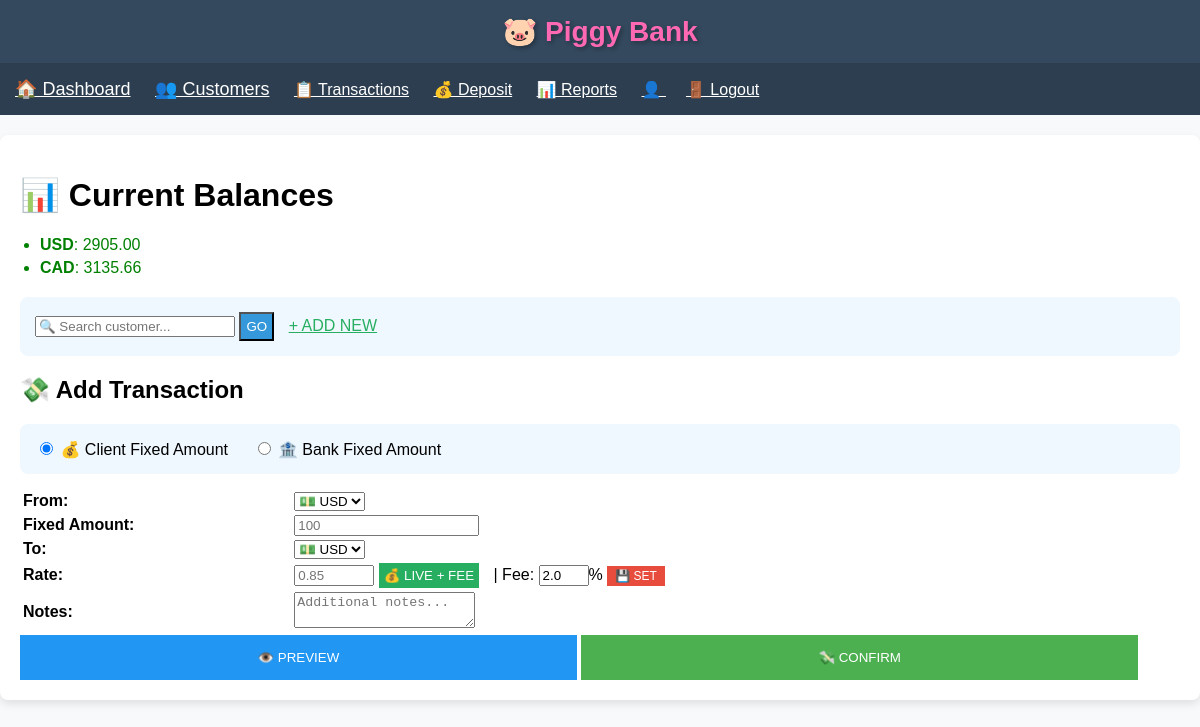
Screenshot of / (signed in) with the database file from the repository.
### app.py (models this page shows)
class Transaction(db.Model):
    id = db.Column(db.Integer, primary_key=True)
    date = db.Column(db.DateTime, default=datetime.utcnow)
    from_currency = db.Column(db.String(3), nullable=False)
    to_currency = db.Column(db.String(3), nullable=False)
    from_amount = db.Column(db.Float, nullable=False)
    to_amount = db.Column(db.Float, nullable=False)
    exchange_rate = db.Column(db.Float, nullable=False)
    notes = db.Column(db.Text, nullable=True)
    client_id = db.Column(db.Integer, db.ForeignKey('client.id'), nullable=False)  # ✅ CHANGED!

### app.py (the view, shortened to what this page needs)
@app.route('/', methods=['GET', 'POST'])
def index():
    if 'user_id' not in session:
        return redirect(url_for('login'))
    current_fee = round(FEE_PERCENTAGE * 100, 1)
    selected_client = Client.query.get(session.get('selected_client_id'))
    balances = get_balances()
    return render_template('index.html', balances=balances, current_fee=current_fee, client=selected_client)

### app.py (called while the page is built)
def get_balances():
    if 'user_id' not in session:
        return {}
    client_id = session.get('selected_client_id')
    if session.get('is_admin') and not client_id:
        transactions = Transaction.query.all()
    else:
        if not client_id:
            return {}
        transactions = Transaction.query.filter_by(client_id=client_id).all()
    balances = {}
    for tx in transactions:
        balances[tx.from_currency] = balances.get(tx.from_currency, 0) - tx.from_amount
        balances[tx.to_currency] = balances.get(tx.to_currency, 0) + tx.to_amount
    return balances

### templates/index.html (shortened to what this page needs)
{% extends "base.html" %}
{% block content %}
<h1>📊 Current Balances</h1>
<div class="balances">
    {% if balances %}
        <ul style="padding-left: 20px;">
            {% for currency, amount in balances.items() %}
                <li style="color: {% if amount >= 0 %}green{% else %}red{% endif %}; margin: 5px 0;">
                    <strong>{{ currency }}</strong>: {{ "%.2f"|format(amount) }}
                </li>
            {% endfor %}
        </ul>
    {% else %}
        <p>No transactions yet!</p>
    {% endif %}
</div>
<div style="background:#f0f8ff; padding:15px; border-radius:8px; margin:20px 0;">
    {% if client %}
        <strong>👥 Customer:</strong>
        <span style="color:green;">
            <strong>{{ client.first_name }} {{ client.last_name }}</strong><br>
            <small>{{ client.phone }} | {{ client.apartment|default('') }} {{ client.civic_number }} {{ client.street }}<br>
            {{ client.city }}, {{ client.province }} {{ client.postal_code }}</small>
        </span> ✅
        <a href="{{ url_for('customers') }}" style="color:blue; margin-left:10px;">[Change Customer]</a>
    {% else %}
        <form method="GET" action="{{ url_for('customers') }}" style="display:inline;">
            <input type="text" name="search" placeholder="🔍 Search customer..." style="width:200px;">
            <button type="submit" style="padding:5px; background:#3498db; color:white;">GO</button>
        </form>
        <a href="{{ url_for('customers') }}" style="margin-left:10px; color:#27ae60;">+ ADD NEW</a>
    {% endif %}
</div>
<h2>💸 Add Transaction</h2>
<form method="POST">
    <div style="background:#f0f8ff; padding:15px; border-radius:8px; margin-bottom:15px;">
        <label><input type="radio" name="mode" value="client_fixed" checked> 💰 Client Fixed Amount</label>
        <label style="margin-left:20px;"><input type="radio" name="mode" value="bank_fixed"> 🏦 Bank Fixed Amount</label>
    </div>
    <table style="width: 100%;">
        <tr><td><strong>{{ "From" if request.form.get('mode') != 'bank_fixed' else "To" }}:</strong></td>
            <td><select name="fixed_currency" required>
                <option value="USD">💵 USD</option><option value="EUR">💶 EUR</option>
            </select>
        </td></tr>
        <tr><td><strong>Fixed Amount:</strong></td>
            <td><input type="number" name="fixed_amount" step="0.01" placeholder="100" required></td></tr>
        <tr><td><strong>{{ "To" if request.form.get('mode') != 'bank_fixed' else "From" }}:</strong></td>
            <td><select name="other_currency" required>
                <option value="USD">💵 USD</option><option value="EUR">💶 EUR</option>
            </select>
        </td></tr>
        <tr><td><strong>Rate:</strong></td><td>
            <input type="number" name="exchange_rate" step="0.001" placeholder="0.85" id="rate" required style="width:80px;">
            <button type="button" onclick="getLiveRateWithFee()" style="padding:5px; background:#27ae60; color:white; border:none; margin-right:10px;">💰 LIVE + FEE</button>
            | Fee:
            <input type="number" name="fee_percentage" step="0.1" value="{{ current_fee }}" id="fee_input" style="width:50px;">%
            <button type="button" onclick="setFeeFromDashboard()" style="padding:3px 8px; background:#e74c3c; color:white; border:none; font-size:12px;">💾 SET</button>
        </td></tr>
        <tr><td><strong>Notes:</strong></td><td><textarea name="notes" rows="2" placeholder="Additional notes..."></textarea></td></tr>
    </table>
    <input type="button" value="👁️ PREVIEW" onclick="showPreview()" style="width:48%; padding:15px; background:#2196F3; color:white; border:none;">
    <input type="submit" value="💸 CONFIRM" style="width:48%; padding:15px; background:#4CAF50; color:white; border:none;">
</form>
{% endblock %}

### templates/base.html (style rules this page uses)
* { box-sizing: border-box; }
body { font-family: Arial; margin: 0; padding: 0; background: #f8f9fa; }

### rows the page displays
Transaction: from_currency "USD", amount "2905.00"
Transaction: from_currency "CAD", amount "3135.66"

### other values shown
{{ "From" if request.form.get('mode') != 'bank_fixed' else "To" }} "From"
{{ "To" if request.form.get('mode') != 'bank_fixed' else "From" }} "To"
